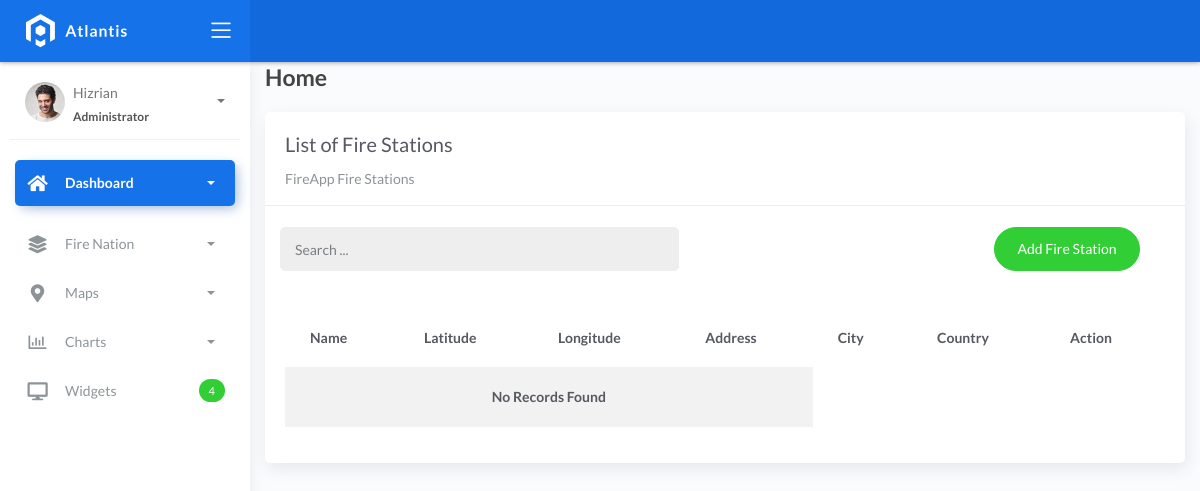
/firestatlist, run on an earlier commit of the app's database.
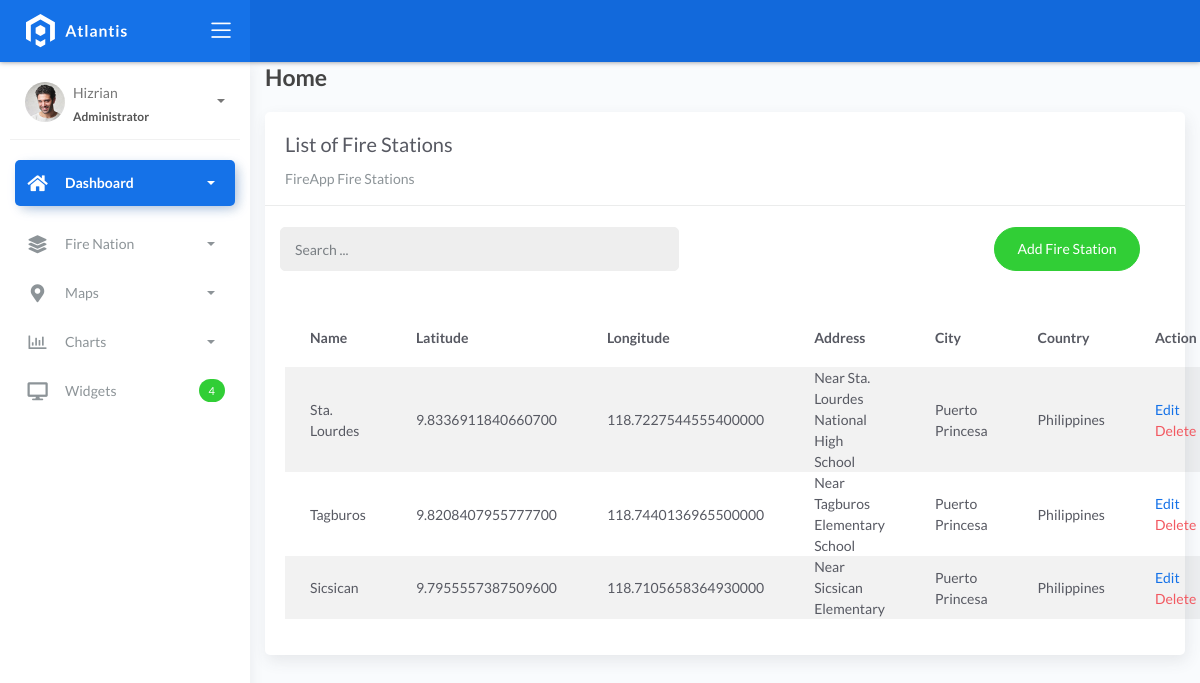
And on a later commit of the database.
### fire/models.py (models this page shows, shortened)
class BaseModel(models.Model):
    created_at = models.DateTimeField(auto_now_add=True, db_index=True)
    updated_at = models.DateTimeField(auto_now=True)
    class Meta:
        abstract = True

class FireStation(BaseModel):
    name = models.CharField(max_length=150)
    latitude = models.DecimalField(
        max_digits=22, decimal_places=16, null=True, blank=True)
    longitude = models.DecimalField(
        max_digits=22, decimal_places=16, null=True, blank=True)
    address = models.CharField(max_length=150)
    city = models.CharField(max_length=150)  # can be in separate table
    country = models.CharField(max_length=150)  # can be in separate table

### fire/views.py (the view)
# urls.py: path('firestatlist', views.FireStationList.as_view(), name='firestat-list'),
class FireStationList(ListView):
    model = FireStation
    context_object_name = 'firestation'
    template_name = "firestat_list.html"
    paginate_by = 5
    def get_queryset(self, *args, **kwargs):
        qs = super(FireStationList, self).get_queryset(*args, **kwargs)
        if self.request.GET.get("q") != None:
            query = self.request.GET.get('q')
            qs = qs.filter(Q(name__icontains=query) |
            Q(city__icontains=query) | Q(country__icontains=query))
        return qs

### templates/firestat_list.html (shortened to what this page needs)
{% extends 'base.html' %} {% load static %} {% block content %}
<div class="content">
    <div class="container-fluid">
        <h4 class="page-title">Home</h4>
        <div class="row">
            <div class="col-md-12">
                <div class="card">
                    <div class="card-header">
                        <div class="card-title">List of Fire Stations</div>
                        <div class="card-category">FireApp Fire Stations</div>
                    </div>
                    <br>
                        <div class="col-md-12 row">
                            <div class="col-md-6">
                                <form action="" class="navbar-left navbar-form nav-search mr-md-3" action="{% url 'firestation-list' %}">
                                    <div class="input-group">
                                        <input type="text" placeholder="Search ..." class="form-control" name="q">
                                        <div class="input-group-append">
                                        <span class="input-group-text">
                                        </span>
                                        </div>
                                    </div>
                                </form>
                            </div>
                            <div class="col-md-6">
                                <div class="pull-right">
                                    <a href="{% url 'firestation-add' %}" class="btn btn-success btn-rounded">Add Fire Station</a>
                                </div>
                            </div>
                        </div>
                    <div class="card-body">
                        <table class="table table-striped mt-3">
                            <thead>
                                <tr>
                                    <th scope="col">Name</th>
                                    <th scope="col">Latitude</th>
                                    <th scope="col">Longitude</th>
                                    <th scope="col">Address</th>
                                    <th scope="col">City</th>
                                    <th scope="col">Country</th>
                                    <th scope="col">Action</th>
                                </tr>
                            </thead>
                            <tbody>
                                {% for object in object_list %}
                                <tr>
                                    <td>{{ object.name }}</td>
                                    <td>{{ object.latitude }}</td>
                                    <td>{{ object.longitude }}</td>
                                    <td>{{ object.address }}</td>
                                    <td>{{ object.city }}</td>
                                    <td>{{ object.country }}</td>
                                    <td>
                                        <a href="firestationlist/{{ object.id }}">Edit</a>
                                        <a href="firestationlist/{{ object.id }}/delete" class="text-danger">Delete</a>
                                    </td>
                                </tr>
                                {% empty %}
                                <tr>
                                    <td colspan="4" style="text-align: center">
                                    <p class="text-sm font-weight-bold mb-0">No Records Found</p>
                                    </td>
                                </tr>
                                {% endfor %}
                            </tbody>
                        </table>
                    </div>
                </div>
            </div>
        </div>
    </div>
</div>
{% endblock %}

### templates/base.html (shortened to what this page needs)
{% load static %}
<!DOCTYPE html>
<html lang="en">
  <head>
    <link rel="stylesheet" href="{% static 'css/bootstrap.min.css' %}" />
    <link rel="stylesheet" href="{% static 'css/atlantis.min.css' %}" />
    <link rel="stylesheet" href="{% static 'css/demo.css' %}" />
  </head>
  <body>
    <div class="wrapper">
      <div class="main-header">
        <div class="logo-header" data-background-color="blue">
          <a href="index.html" class="logo">
            <img src="{% static 'img/logo.svg' %}" alt="navbar brand" class="navbar-brand" />
          </a>
          <div class="nav-toggle">
            <button class="btn btn-toggle toggle-sidebar">
              <i class="icon-menu"></i>
            </button>
          </div>
        </div>
        <nav class="navbar navbar-header navbar-expand-lg" data-background-color="blue2">
        </nav>
      </div>
      <div class="sidebar sidebar-style-2">
        <div class="sidebar-wrapper scrollbar scrollbar-inner">
          <div class="sidebar-content">
            <div class="user">
              <div class="avatar-sm float-left mr-2">
                <img src="{% static 'img/profile.jpg' %}" alt="..." class="avatar-img rounded-circle" />
              </div>
              <div class="info">
                <a data-toggle="collapse" href="#collapseExample" aria-expanded="true">
                  <span>
                    Hizrian
                    <span class="user-level">Administrator</span>
                    <span class="caret"></span>
                  </span>
                </a>
              </div>
            </div>
            <ul class="nav nav-primary">
              <li class="nav-item active">
                <a data-toggle="collapse" href="#dashboard" class="collapsed" aria-expanded="false">
                  <i class="fas fa-home"></i>
                  <p>Dashboard</p>
                  <span class="caret"></span>
                </a>
              </li>
              <li class="nav-item">
                <a data-toggle="collapse" href="#base">
                  <i class="fas fa-layer-group"></i>
                  <p>Fire Nation</p>
                  <span class="caret"></span>
                </a>
              </li>
              <li class="nav-item">
                <a data-toggle="collapse" href="#maps">
                  <i class="fas fa-map-marker-alt"></i>
                  <p>Maps</p>
                  <span class="caret"></span>
                </a>
              </li>
              <li class="nav-item">
                <a data-toggle="collapse" href="#charts">
                  <i class="far fa-chart-bar"></i>
                  <p>Charts</p>
                  <span class="caret"></span>
                </a>
              </li>
              <li class="nav-item">
                <a href="widgets.html">
                  <i class="fas fa-desktop"></i>
                  <p>Widgets</p>
                  <span class="badge badge-success">4</span>
                </a>
              </li>
            </ul>
          </div>
        </div>
      </div>
      <div class="main-panel">
        <div class="content">
          {% block content %}
          {% endblock %}
          </div>
        </div>
      </div>
  </body>
</html>

What changed in the data, as far as the page shows it:
added FireStation: name "Sta. Lourdes", latitude "9.8336911840660700", longitude "118.7227544555400000", address "Near Sta. Lourdes National High School", city "Puerto Princesa", country "Philippines"
added FireStation: name "Tagburos", latitude "9.8208407955777700", longitude "118.7440136965500000", address "Near Tagburos Elementary School", city "Puerto Princesa", country "Philippines"
added FireStation: name "Sicsican", latitude "9.7955557387509600", longitude "118.7105658364930000", address "Near Sicsican Elementary", city "Puerto Princesa", country "Philippines"
Also different on the page:
text no longer shown: "No Records Found"
